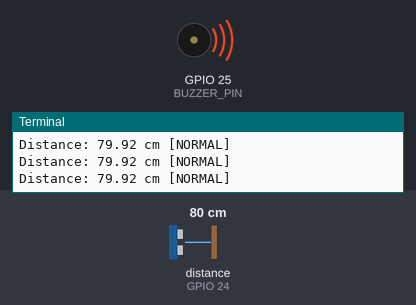
Simulated run of this program. Board: Raspberry Pi (BCM pin numbers). On the bench: buzzer (waves = sounding, pin HIGH), the last lines printed to the terminal. The inputs (shaded band) are chosen by the test bench; at power-on: distance to the obstacle (sensor on GPIO 24) 80 cm. The echo pulse lasts 58.3 µs per cm; the clock reads 2024-03-15 10:24:30 at power-on unless the program sets it; pins used as bus, display or sensor lines are not drawn.

Above: at 3.2 s.
3.3 s: distance to the obstacle (sensor on GPIO 24) set to 21 cm
4.8 s: distance to the obstacle (sensor on GPIO 24) set to 17 cm
At 7.6 s:
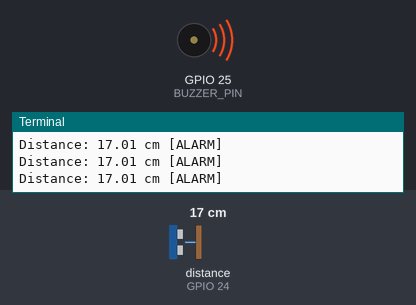
7.8 s: distance to the obstacle (sensor on GPIO 24) set to 35 cm
At 8.8 s:
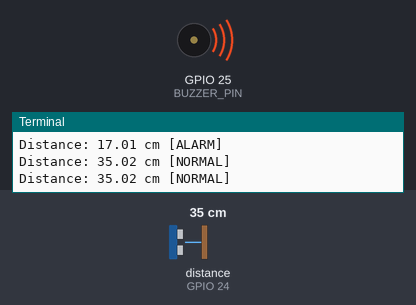
Timing chart, 0 to 10.8 s (numbered marks = the images above; inputs shaded):
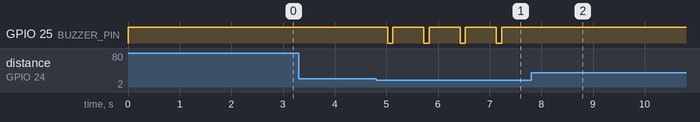

Measured:
- the behaviour switches between 20 and 19 cm on distance to the obstacle (sensor on GPIO 24) (found by bisection; images 0 and 1)
- after the input at 4.8 s, GPIO 25 (BUZZER_PIN): alternates HIGH for 0.60 s and LOW for 0.10 s, starting after 0.23 s
- after the input at 7.8 s, GPIO 25 (BUZZER_PIN): stops changing and stays HIGH

The program:

distance_with_buzzer_v2.py
```python
#!/usr/bin/env python3
# -*- coding: utf-8 -*-
"""
基于HC-SR04超声波传感器的距离测量系统
该程序通过超声波传感器测量距离，并根据距离控制蜂鸣器报警
不同距离范围蜂鸣器会发出不同频率的警报声

硬件连接:
- 超声波传感器触发引脚(TRIG)连接到GPIO23
- 超声波传感器回声引脚(ECHO)连接到GPIO24
- 蜂鸣器控制引脚连接到GPIO25
"""

import RPi.GPIO as GPIO
import time

# 定义引脚
TRIG_PIN = 23
ECHO_PIN = 24
BUZZER_PIN = 25

# 设置GPIO模式和引脚
GPIO.setmode(GPIO.BCM)
GPIO.setup(TRIG_PIN, GPIO.OUT, initial=GPIO.LOW)
GPIO.setup(ECHO_PIN, GPIO.IN)
GPIO.setup(BUZZER_PIN, GPIO.OUT, initial=GPIO.HIGH)
# 等待传感器稳定
time.sleep(2)

# 定义测量距离的函数
def measure_distance():
    """执行距离测量"""
    try:
        # 发送触发信号
        GPIO.output(TRIG_PIN, GPIO.HIGH)
        time.sleep(0.00001)  # 10微秒脉冲
        GPIO.output(TRIG_PIN, GPIO.LOW)
        t0 = time.time()

        # 等待回声信号发出
        while GPIO.input(ECHO_PIN) == GPIO.LOW:
            if time.time() - t0 > 0.038:
                return float('inf')

        # 记录发射时间
        t1 = time.time()

        # 等待回声信号返回
        while GPIO.input(ECHO_PIN) == GPIO.HIGH:
            if time.time() - t0 > 0.038:
                return float('inf')

        t2 = time.time()

        # 计算距离
        return (t2 - t1) * 34300 / 2  # 单位: 厘米

    except Exception as e:
        print(f"[ERROR] Measurement failed @ {time.strftime('%Y-%m-%d %H:%M:%S')}: {str(e)}")
        return None

# 定义控制蜂鸣器的函数
def control_buzzer(distance):
    """根据距离控制蜂鸣器"""
    if distance is not None:
        if distance < 5:  # 近距离
            GPIO.output(BUZZER_PIN, GPIO.LOW)
            time.sleep(0.01)
            GPIO.output(BUZZER_PIN, GPIO.HIGH)
            time.sleep(0.01)
        elif distance < 10:  # 中距离
            GPIO.output(BUZZER_PIN, GPIO.LOW)
            time.sleep(0.05)
            GPIO.output(BUZZER_PIN, GPIO.HIGH)
            time.sleep(0.05)
        elif distance < 20:  # 远距离
            GPIO.output(BUZZER_PIN, GPIO.LOW)
            time.sleep(0.1)
            GPIO.output(BUZZER_PIN, GPIO.HIGH)
            time.sleep(0.1)
        else:  # 超过20厘米不报警
            GPIO.output(BUZZER_PIN, GPIO.HIGH)


# 主程序
print("Ultrasonic distance measurement in progress...")

try:
    while True:
        dist = measure_distance()
        control_buzzer(dist)  # 控制蜂鸣器

        if dist == float('inf') or dist > 400:
            print("Out of measurement range")
        elif dist is not None:
            status = "ALARM" if dist < 20 else "NORMAL"
            print(f"Distance: {dist:.2f} cm [{status}]")

        time.sleep(0.5)
except KeyboardInterrupt:
    print("\nMeasurement ended")
finally:
    # 确保清理GPIO资源
    print("Cleaning up GPIO...")
    GPIO.cleanup()
```
